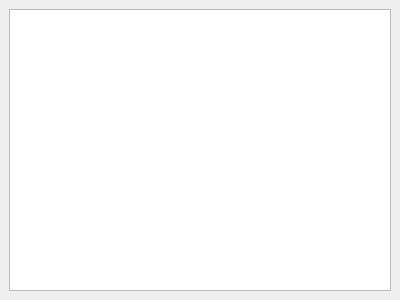
<?xml version="1.0" encoding="UTF-8"?>
<ui version="4.0">
 <class>HelpDockClass</class>
 <widget class="QDockWidget" name="HelpDockClass">
  <property name="geometry">
   <rect>
    <x>0</x>
    <y>0</y>
    <width>400</width>
    <height>300</height>
   </rect>
  </property>
  <property name="features">
   <set>QDockWidget::DockWidgetClosable|QDockWidget::DockWidgetMovable</set>
  </property>
  <property name="allowedAreas">
   <set>Qt::AllDockWidgetAreas</set>
  </property>
  <property name="windowTitle">
   <string>Help</string>
  </property>
  <widget class="QWidget" name="dockWidgetContents">
   <layout class="QVBoxLayout" name="verticalLayout">
    <item>
     <widget class="QTextBrowser" name="textBrowser">
      <property name="frameShadow">
       <enum>QFrame::Plain</enum>
      </property>
      <property name="autoFormatting">
       <set>QTextEdit::AutoAll</set>
      </property>
      <property name="html">
       <string notr="true">&lt;!DOCTYPE HTML PUBLIC &quot;-//W3C//DTD HTML 4.0//EN&quot; &quot;http://www.w3.org/TR/REC-html40/strict.dtd&quot;&gt;
&lt;html&gt;&lt;head&gt;&lt;meta name=&quot;qrichtext&quot; content=&quot;1&quot; /&gt;&lt;style type=&quot;text/css&quot;&gt;
p, li { white-space: pre-wrap; }
&lt;/style&gt;&lt;/head&gt;&lt;body style=&quot; font-family:'MS Shell Dlg 2'; font-size:8.25pt; font-weight:400; font-style:normal;&quot;&gt;
&lt;p style=&quot;-qt-paragraph-type:empty; margin-top:0px; margin-bottom:0px; margin-left:0px; margin-right:0px; -qt-block-indent:0; text-indent:0px;&quot;&gt;&lt;/p&gt;&lt;/body&gt;&lt;/html&gt;</string>
      </property>
     </widget>
    </item>
   </layout>
  </widget>
 </widget>
 <resources>
  <include location="res/res.qrc"/>
 </resources>
 <connections/>
</ui>
